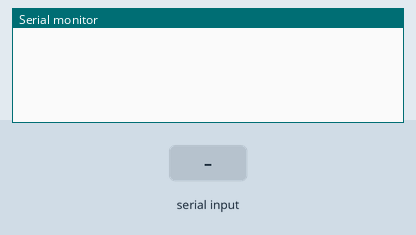
Simulated run of this sketch. Board: Arduino Uno, built with avr-gcc and run on an emulated ATmega328P. On the bench: the last lines printed to the serial monitor. The inputs (shaded band) are chosen by the test bench.

Above: at 1.2 s.
1.3 s: "90:45\n" received over Serial
At 3.5 s:
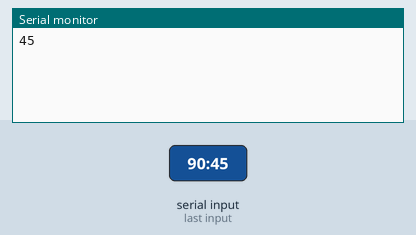
3.8 s: ":" received over the second serial link
At 4.7 s:
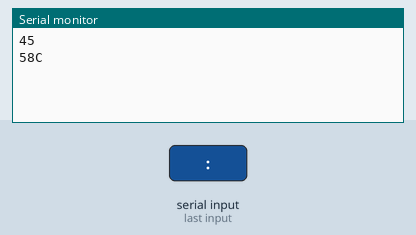
5.3 s: "30:150\n" received over Serial
At 6.61 s:
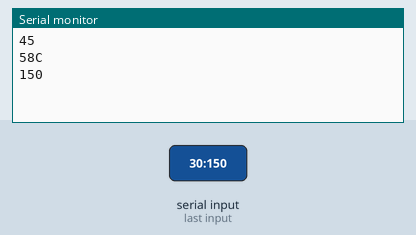
6.8 s: "90:45\n" received over the second serial link
At 7.9 s:
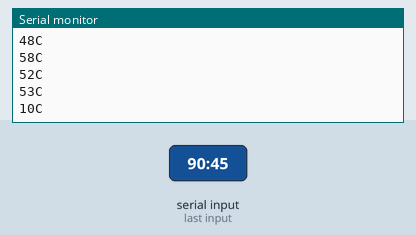
Timing chart, 0 to 9.3 s (numbered marks = the images above; inputs shaded):
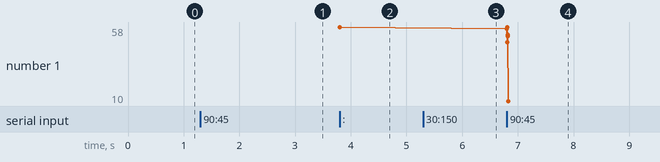

Measured:
- after the input at 1.3 s, the serial monitor: prints a new line after 1.0 s (image 1)
- after the input at 3.8 s, the serial monitor: prints a new line at once (image 2)
- after the input at 5.3 s, the serial monitor: prints a new line after 1.0 s (image 3)
- after the input at 6.8 s, the serial monitor: prints a new line at once (image 4)
- plotted number 1: 58 → 10 after the input at 6.8 s

The sketch:

sketch_jul30a.ino
```cpp
#include <SoftwareSerial.h>
SoftwareSerial test(18,19);

void setup() {
  // put your setup code here, to run once:
  test.begin(9600);
  Serial.begin(9600);
}

void loop() {

  if(Serial.available()){
    String str = Serial.readString();
    String temp = "";
    int index = str.indexOf(":");
    if(index >=0){
      temp = str.substring(index+1);
      Serial.print(temp);
      digitalWrite(13,temp.toInt());
    }


  }

  if(test.available()){
    int b = test.read();
    Serial.print(b);
    Serial.println("C");
  }
}
```
